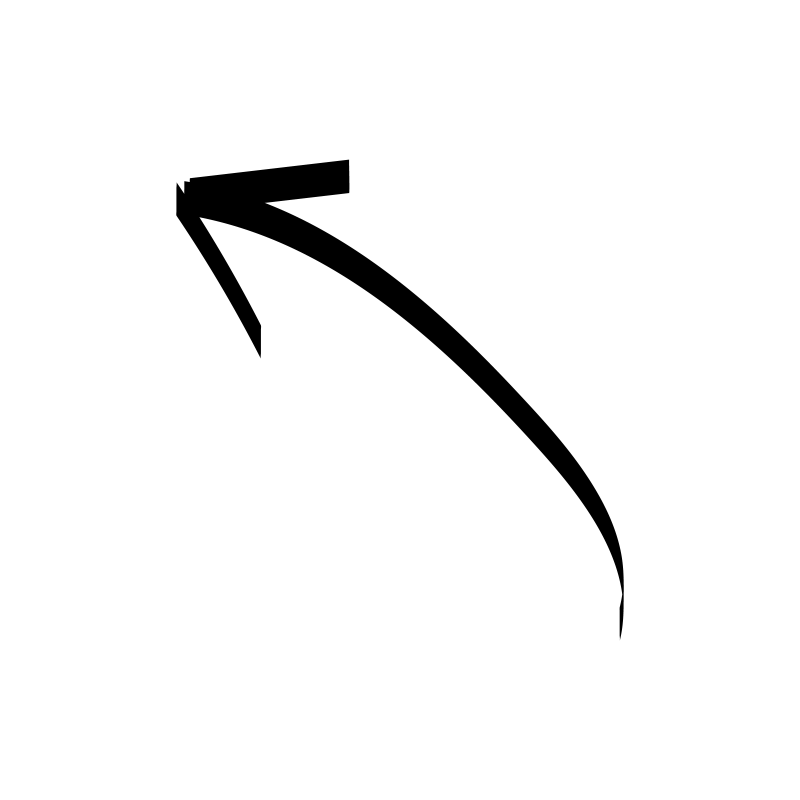
#> input picture trifecta-mobile/assets/images/blackArrow.png, 2400 x 2400 px (shown at 1/3 size)
$ python macos-icon-mask.py ../../../trifecta-mobile/assets/images/blackArrow.png ../../../trifecta-mobile/assets/images/blackArrow.png
#> lines starting #> are read from the running program, lines starting #| are printed output that depends on the picture; after the words box and inside, x2 and y2 are one past the last pixel; in counts of white or black regions, pixels touching at a corner belong together
#!/usr/bin/env python3
"""Apply a macOS-style squircle alpha mask to a square app icon PNG."""

from __future__ import annotations

import sys
from pathlib import Path

from PIL import Image


def macos_squircle_alpha(size: int, exponent: float = 5.0) -> Image.Image:
    mask = Image.new("L", (size, size), 0)
    pixels = mask.load()
    cx = cy = (size - 1) / 2.0
    radius = size / 2.0

    for y in range(size):
        for x in range(size):
            nx = abs(x - cx) / radius
            ny = abs(y - cy) / radius
            if nx**exponent + ny**exponent <= 1.0:
                pixels[x, y] = 255

    return mask


def apply_mask(input_path: Path, output_path: Path, size: int = 1024) -> None:
#> called with size = 1024
    image = Image.open(input_path).convert("RGBA")
#> image is the input picture: PIL image 2400x2400 RGBA; mean R, G, B, A 246.3, 246.3, 246.3, 8.6

    if image.width != image.height:
        raise SystemExit(f"Icon must be square, got {image.width}x{image.height}")

    if image.width != size:
        image = image.resize((size, size), Image.Resampling.LANCZOS)
#> image: PIL image 1024x1024 RGBA

    mask = macos_squircle_alpha(size)
#> in macos_squircle_alpha, `mask = Image.new("L", (size, size), 0)`: mask: PIL image 1024x1024 L; every value is 0
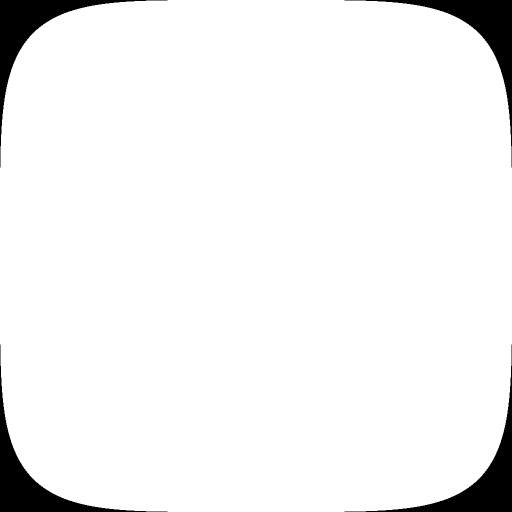
#> mask: PIL image 1024x1024 L (shown at 1/2 size); 95% white; 4 black regions, box (x1, y1, x2, y2) and area: (0, 0, 335, 335) 13042, (689, 0, 1024, 335) 13042, (0, 689, 335, 1024) 13042, (689, 689, 1024, 1024) 13042
    image.putalpha(mask)
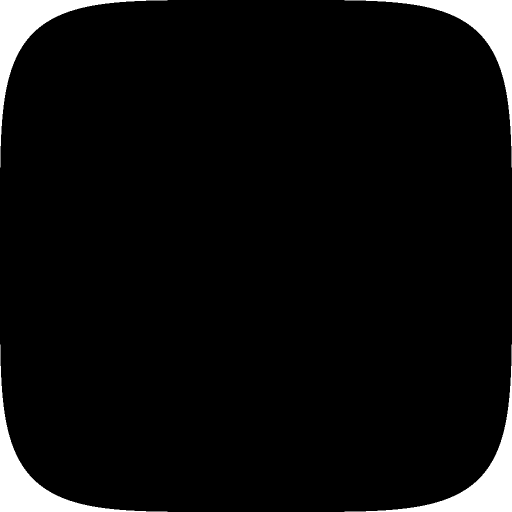
#> image: PIL image 1024x1024 RGBA (shown at 1/2 size); mean R, G, B, A 0, 0, 0, 242.3; transparent parts drawn white
    output_path.parent.mkdir(parents=True, exist_ok=True)
    image.save(output_path, "PNG")


def main() -> None:
    if len(sys.argv) != 3:
        raise SystemExit("usage: macos-icon-mask.py <input.png> <output.png>")

    apply_mask(Path(sys.argv[1]), Path(sys.argv[2]))


if __name__ == "__main__":
    main()
